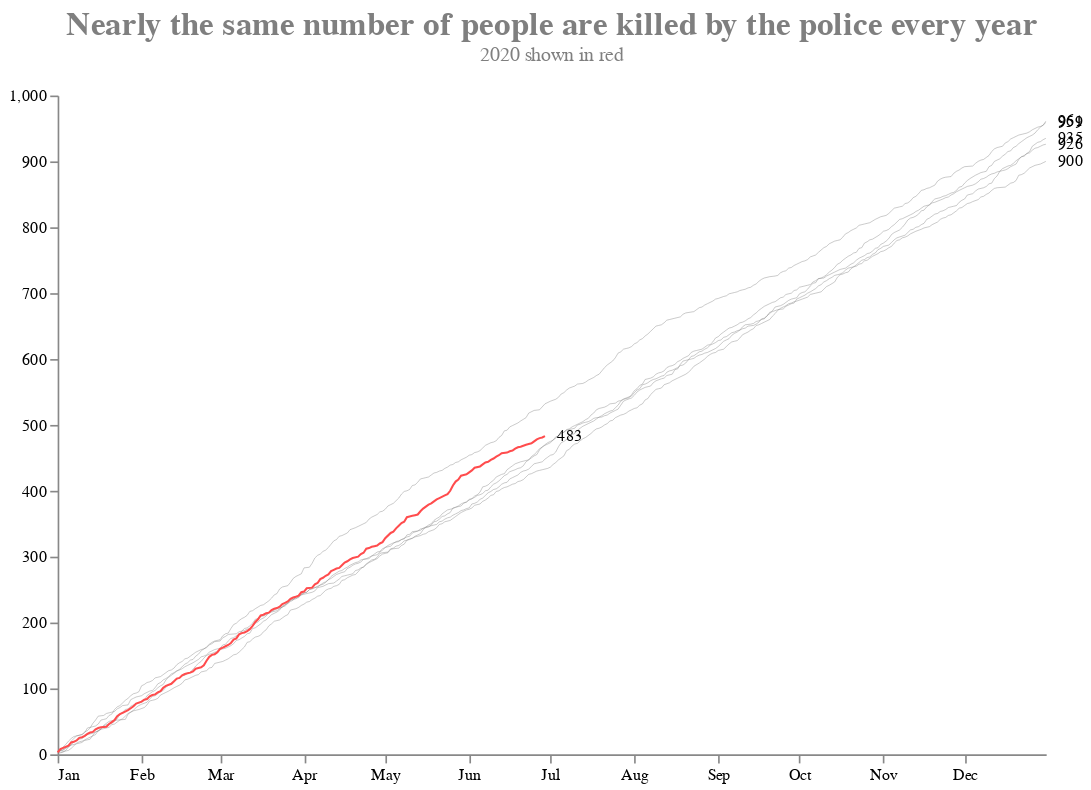

Notebook source saved alongside this figure:
### Code cell
#hide_input

#create layered line chart
base = alt.Chart(x).encode(
    x=alt.X('monthdate(date):T', axis=alt.Axis(format='%b')))

text = base.mark_text(dx=15, size=10).transform_window(
    sort=[alt.SortField('date', order='descending')], rank='rank(deaths)',
    groupby=['year']
).transform_filter(alt.datum.rank == 1).encode(
    x=alt.X('monthdate(date):T'), y=alt.Y('deaths:Q'), text=alt.Text('deaths:Q'))

alt.layer(
    base.mark_line(color='#7f7f7f', strokeWidth=0.25).transform_filter(alt.FieldEqualPredicate(field='year', equal=2015)).encode(y='deaths'),
    base.mark_line(color='#7f7f7f', strokeWidth=0.25).transform_filter(alt.FieldEqualPredicate(field='year', equal=2016)).encode(y='deaths'),
    base.mark_line(color='#7f7f7f', strokeWidth=0.25).transform_filter(alt.FieldEqualPredicate(field='year', equal=2017)).encode(y='deaths'),
    base.mark_line(color='#7f7f7f', strokeWidth=0.25).transform_filter(alt.FieldEqualPredicate(field='year', equal=2018)).encode(y='deaths'),
    base.mark_line(color='#7f7f7f', strokeWidth=0.25).transform_filter(alt.FieldEqualPredicate(field='year', equal=2019)).encode(y='deaths'),
    base.mark_line(color='#ff4c4d', strokeWidth=1.25).transform_filter(alt.FieldEqualPredicate(field='year', equal=2020)).encode(y='deaths'),
    text
).properties(
    height=400, width=600,
    title={'text':['Nearly the same number of people are killed by the police every year'],
                    'subtitle':['2020 shown in red'], 'subtitleColor':'#7f7f7f'}
).configure_view(
    strokeWidth=0
).configure_axis(
    grid=False
).configure_axisX(
    title=None
).configure_axisY(
    title=None
).configure_title(
    fontSize=20,
    anchor='middle',
    color='#7f7f7f',
    dy=-10
)

### Figure 1 — Vega-Lite specification as saved in the notebook (floating-point values rounded to 4 significant figures; data arrays with more than 128 entries replaced by an {"elided": "..."} marker saying what was removed)
{"config": {"view": {"continuousWidth": 400, "continuousHeight": 300, "strokeWidth": 0}, "axis": {"grid": false}, "axisX": {"title": null}, "axisY": {"title": null}, "title": {"anchor": "middle", "color": "#7f7f7f", "dy": -10, "fontSize": 20}}, "layer": [{"mark": {"type": "line", "color": "#7f7f7f", "strokeWidth": 0.25}, "encoding": {"x": {"type": "temporal", "axis": {"format": "%b"}, "field": "date", "timeUnit": "monthdate"}, "y": {"type": "quantitative", "field": "deaths"}}, "transform": [{"filter": {"equal": 2015, "field": "year"}}]}, {"mark": {"type": "line", "color": "#7f7f7f", "strokeWidth": 0.25}, "encoding": {"x": {"type": "temporal", "axis": {"format": "%b"}, "field": "date", "timeUnit": "monthdate"}, "y": {"type": "quantitative", "field": "deaths"}}, "transform": [{"filter": {"equal": 2016, "field": "year"}}]}, {"mark": {"type": "line", "color": "#7f7f7f", "strokeWidth": 0.25}, "encoding": {"x": {"type": "temporal", "axis": {"format": "%b"}, "field": "date", "timeUnit": "monthdate"}, "y": {"type": "quantitative", "field": "deaths"}}, "transform": [{"filter": {"equal": 2017, "field": "year"}}]}, {"mark": {"type": "line", "color": "#7f7f7f", "strokeWidth": 0.25}, "encoding": {"x": {"type": "temporal", "axis": {"format": "%b"}, "field": "date", "timeUnit": "monthdate"}, "y": {"type": "quantitative", "field": "deaths"}}, "transform": [{"filter": {"equal": 2018, "field": "year"}}]}, {"mark": {"type": "line", "color": "#7f7f7f", "strokeWidth": 0.25}, "encoding": {"x": {"type": "temporal", "axis": {"format": "%b"}, "field": "date", "timeUnit": "monthdate"}, "y": {"type": "quantitative", "field": "deaths"}}, "transform": [{"filter": {"equal": 2019, "field": "year"}}]}, {"mark": {"type": "line", "color": "#ff4c4d", "strokeWidth": 1.25}, "encoding": {"x": {"type": "temporal", "axis": {"format": "%b"}, "field": "date", "timeUnit": "monthdate"}, "y": {"type": "quantitative", "field": "deaths"}}, "transform": [{"filter": {"equal": 2020, "field": "year"}}]}, {"mark": {"type": "text", "dx": 15, "size": 10}, "encoding": {"text": {"type": "quantitative", "field": "deaths"}, "x": {"type": "temporal", "field": "date", "timeUnit": "monthdate"}, "y": {"type": "quantitative", "field": "deaths"}}, "transform": [{"window": [{"op": "rank", "field": "deaths", "as": "rank"}], "groupby": ["year"], "sort": [{"field": "date", "order": "descending"}]}, {"filter": "(datum.rank === 1)"}]}], "data": {"name": "data-71beea3ed8bee8618ca421db55bbc906"}, "height": 400, "title": {"text": ["Nearly the same number of people are killed by the police every year"], "subtitle": ["2020 shown in red"], "subtitleColor": "#7f7f7f"}, "width": 600, "$schema": "https://vega.github.io/schema/vega-lite/v4.8.1.json", "datasets": {"data-71beea3ed8bee8618ca421db55bbc906": {"elided": "1841 records"}}}
